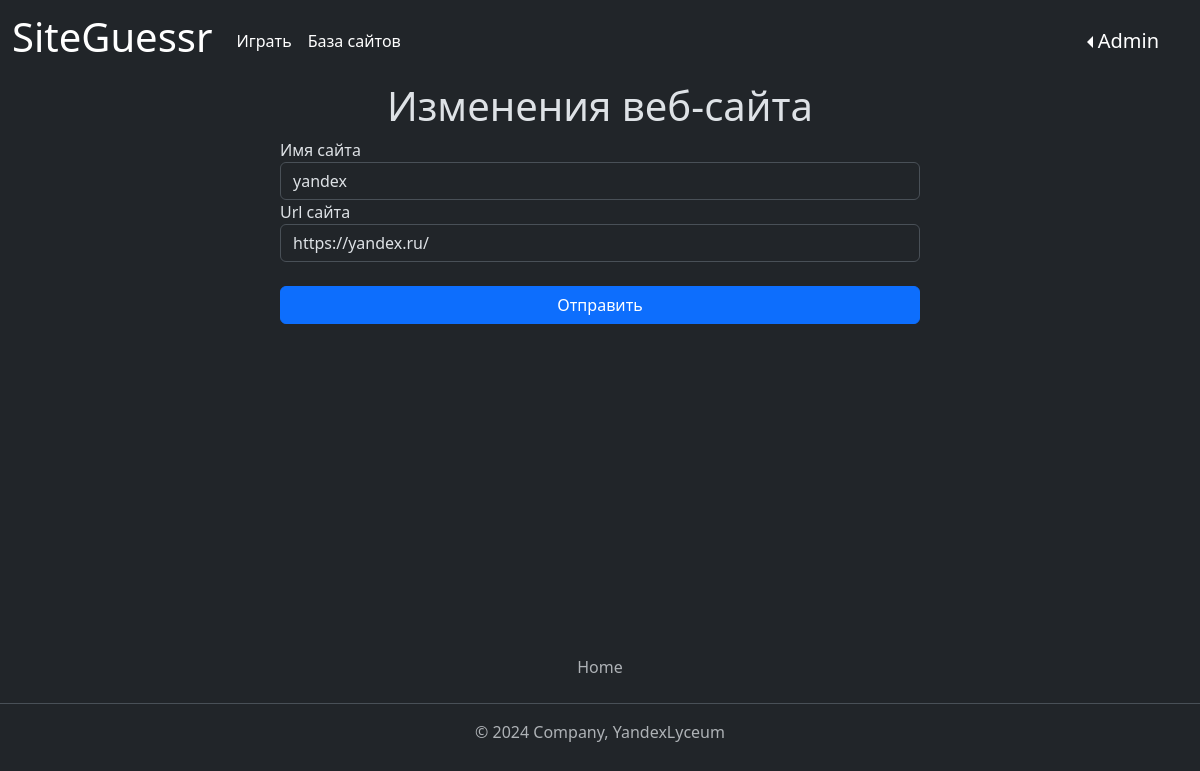
Before: /website/9 (signed in) with the older database file.
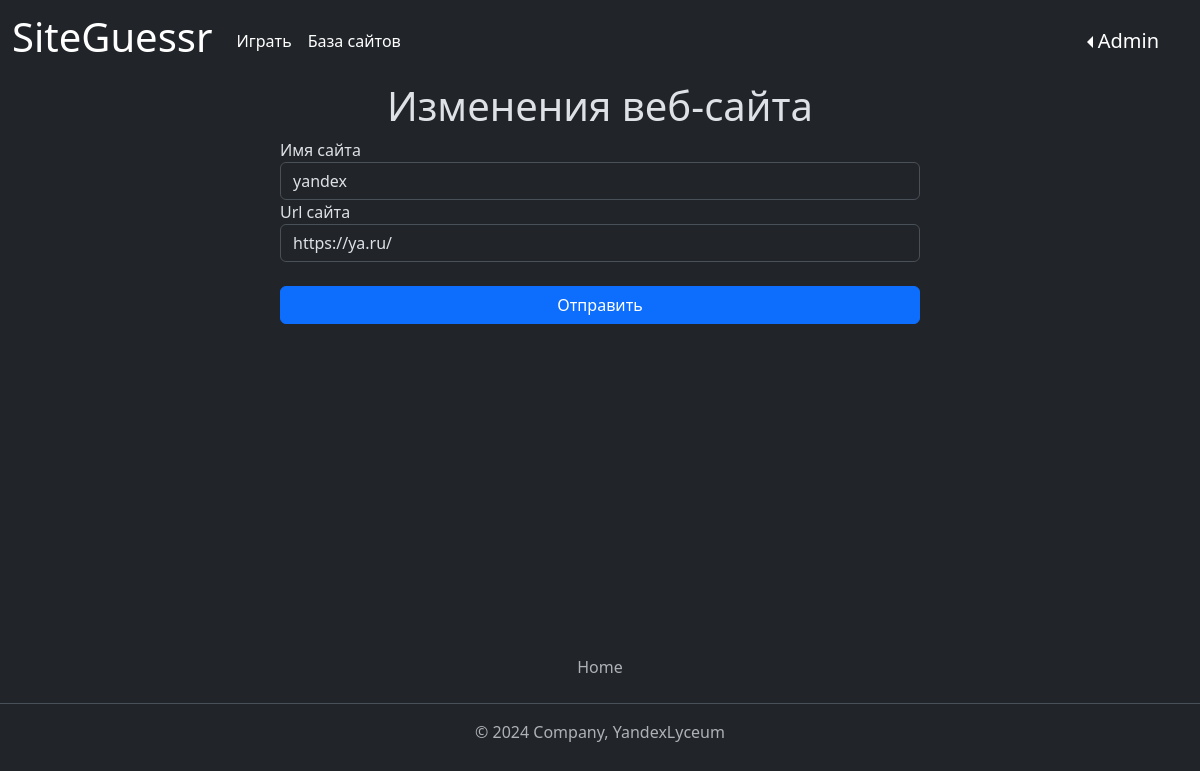
After: the same page with the newer database file.
### data/websites.py (models this page shows)
class Website(SqlAlchemyBase, SerializerMixin):
    __tablename__ = 'website'
    id = sqlalchemy.Column(sqlalchemy.Integer, primary_key=True, autoincrement=True)
    name = sqlalchemy.Column(sqlalchemy.String, nullable=True)
    url = sqlalchemy.Column(sqlalchemy.String)
    user_id = sqlalchemy.Column(sqlalchemy.Integer, sqlalchemy.ForeignKey("user.id"), nullable=True)
    user = orm.relationship('User')

### main.py (the view, shortened to what this page needs)
@app.route('/website/<int:website_id>', methods=['GET', 'POST'])
@login_required
def website_edit(website_id):
    if not ((current_user.role == "admin" or current_user.role == "main admin") and current_user.banned != 1):
        return redirect("/")
    form = WebsiteRegisterForm()
    params = {"title": "Изменения веб-сайта",
              "form": form}
    if request.method == "GET":
        db_sess = db_session.create_session()
        website = db_sess.query(Website).get(website_id)
        if website:
            form.name.data = website.name
            form.url.data = website.url
        else:
            abort(404)
    return render_template('website.html', **params)

### forms/website_register.py
class WebsiteRegisterForm(FlaskForm):
    name = StringField('Имя сайта',
                       validators=[Length(min=1, max=25), Optional()])
    url = URLField('Url сайта', validators=[DataRequired(message="Это поле обязательно к заполнению."),
                                            InputRequired(message="Это поле обязательно к заполнению."),
                                            URL(message="Введите действительный URL-адрес.")])
    submit = SubmitField('Отправить')

### data/db_session.py (called while the page is built)
def create_session() -> Session:
    global __factory
    return __factory()

### main.py (called while the page is built)
@login_manager.user_loader
def load_user(user_id):
    db_sess = db_session.create_session()
    return db_sess.query(User).get(user_id)

### templates/website.html (shortened to what this page needs)
<div class="main-body">
    <h1 class="d-flex justify-content-center"><% title %></h1>
    <div class="d-flex justify-content-center">
        <form action="" method="post" class="form">
            <div>
                <% form.name.label %><br>
            </div>
            <div>
                <% form.url.label %><br>
                <% form.url(class="form-control") %><br>
            </div>
            <div class="d-grid gap-2 mb-4">
            </div>
        </form>
    </div>
</div>

Changed rows visible on the page:
changed Website "yandex": url "https://yandex.ru/" → "https://ya.ru/"
